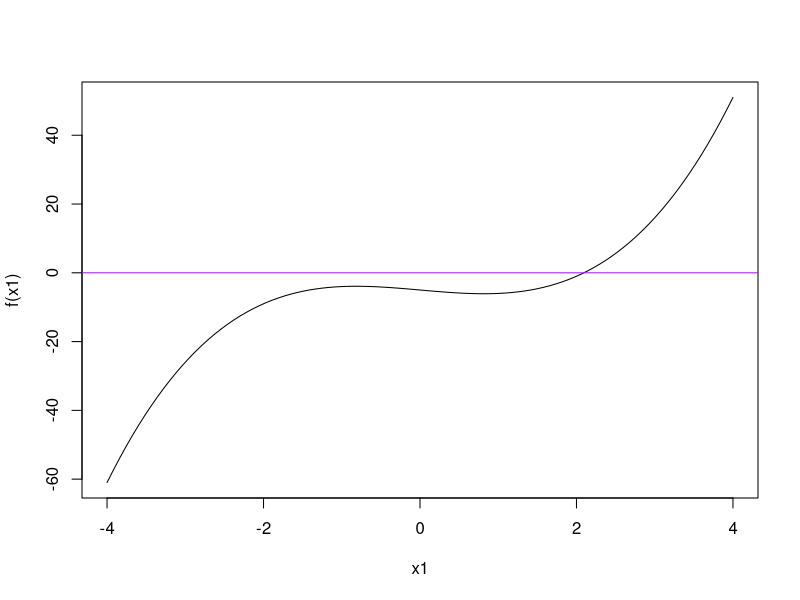
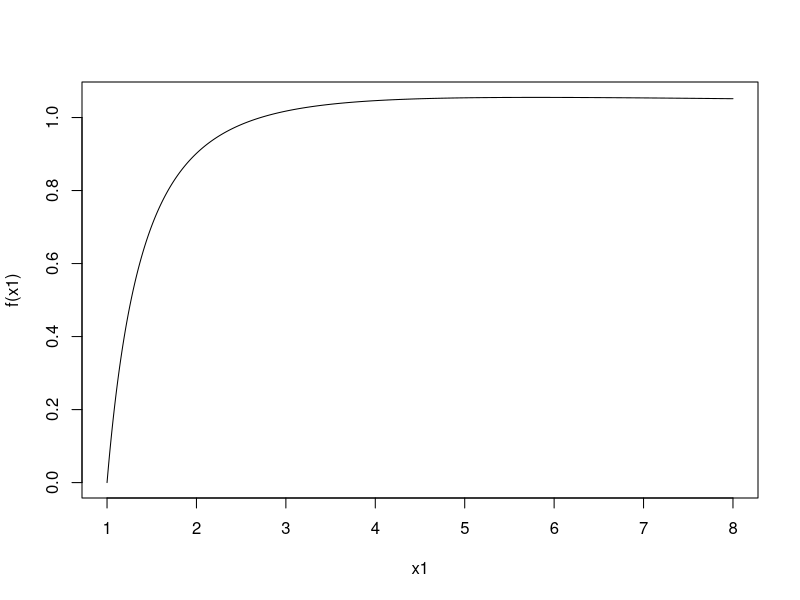
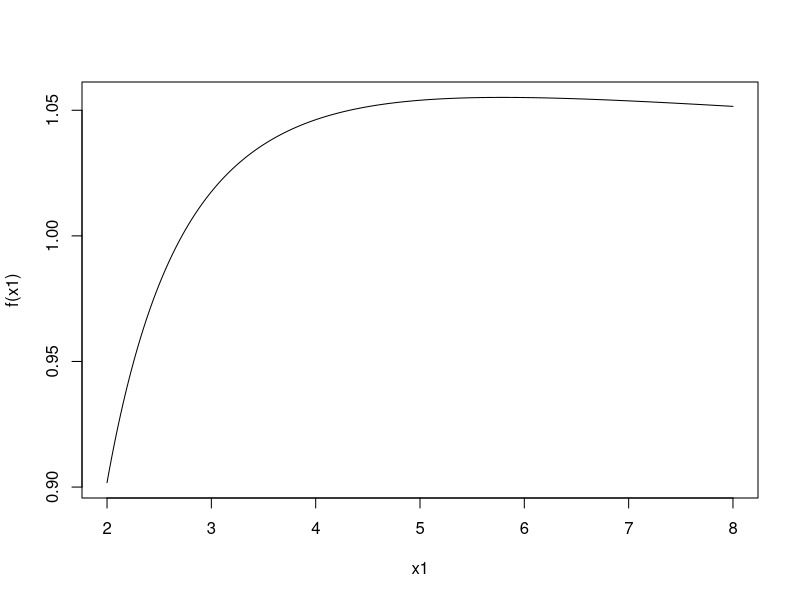
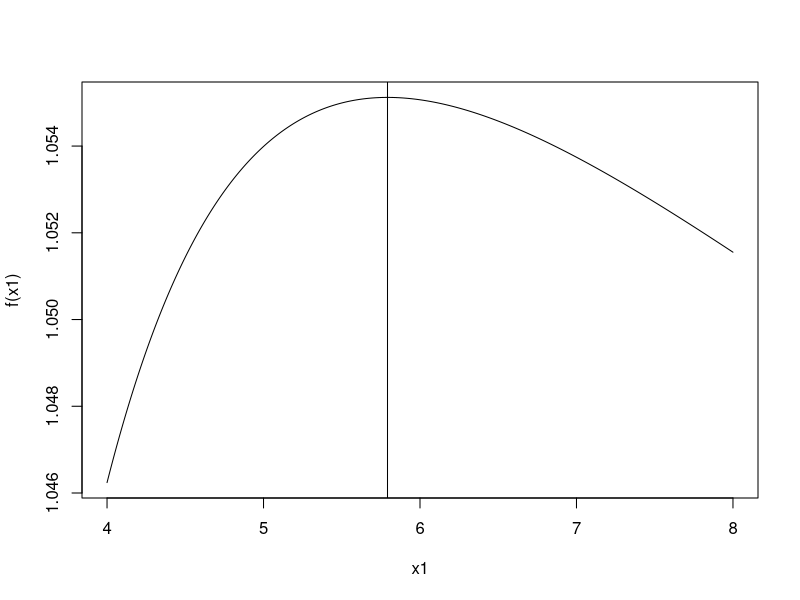

The R source for these figures, in order: (Note: this script raises an error after producing the figures.)
f <- function(x){
  x^3-2*x-5
}

x1 <- seq(-4,4,length=100)
plot(x1,f(x1),type='l')
abline(h=0,col='purple')

fprime <- function(x) {
  3*x^2 - 2
}

eps  <- 1e-6
xr <- c(0,1)
t <- 2

while(abs(xr[t]-xr[t-1])>eps){
  curx <- xr[t]-f(xr[t])/fprime(xr[t])
  xr <- c(xr,curx)
  t <- t+1
  
}
t
xr
uniroot(f,c(-1,4))


###############################################################################

library(stats4)
y <- c(0,0.04,0.5,0.8,0.06)
theta.hat <- 1/mean(y)
theta.hat

mlogl <- function(theta){
  return(-length(y)*log(theta)+theta*sum(y))
}
mle(mlogl,start = list(theta = 1))


###############################################################################

f <- function(x){
  log(x+log(x))/log(1+x)
}
x1 <- seq(1,8,length=1000)
plot(x1,f(x1),type = 'l')
optimize(f,c(1,8),maximum = T)

x1 <- seq(2,8,length=1000)
plot(x1,f(x1),type = 'l')

x1 <- seq(4,8,length=1000)
plot(x1,f(x1),type = 'l')

abline(v = 5.792316)

###############################################################################
set.seed(123)
r.true <- 5
lambda.true <- 2
x<- rgamma(50,shape = r.true,rate = lambda.true)
  f <- function(lambda,x){
  log(lambda)-digamma(lamdba*mean(x))+mean(log(x))
  }
  
  res1 <- uniroot(f,c(0.001,10000))
  
  lambda.hat <- res1$root
  r.hat <- mean(x)*lambda.hat
  c(lambda.hat,r.hat)